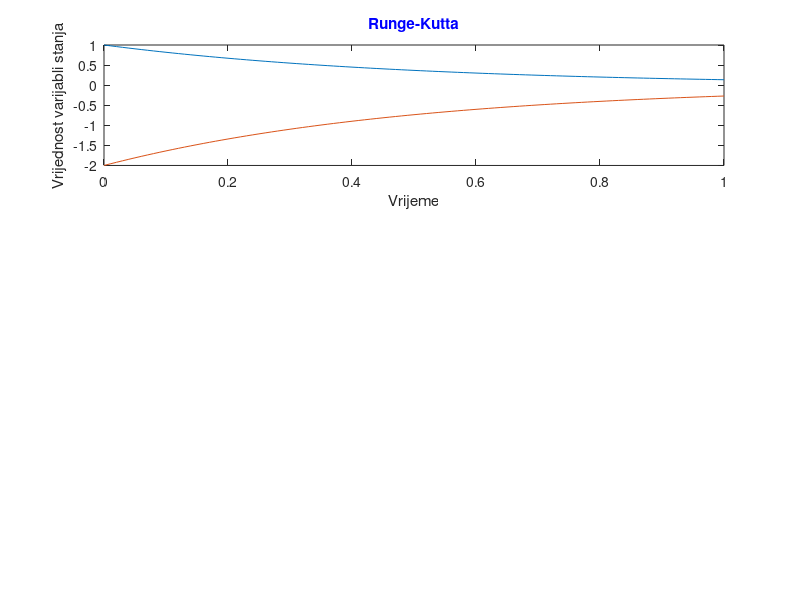

Here is the MATLAB script that generated this plot:
y=[1 0.980198673333333 0.960789439204427 0.941764533660856 0.923116346486757 0.904837418158633 0.88692043686145 0.869358235563814 0.852143789151058 0.835270211615107 0.81873075329998 0.802518798201841 0.786627861322506 0.771051586075358 0.755783741742628 0.740818220983026 0.726149037388723 0.711770323090703 0.697676326411545 0.68386140956467 0.670320046399153 0.657046820189188 0.644036421467328 0.631283645900622 0.618783392208819 0.606530660123784 0.594520548389324 0.582748252800622 0.571209064282487 0.559898367005669 0.548811636540456 0.537944438046851 0.527292424500569 0.516851334954174 0.506616992832644 0.49658530426268 0.486752256435109 0.4771139159997 0.467666427491778 0.45840601178998 0.449328964604563 0.440431654995633 0.431710523920724 0.423162082811131 0.414782912176441 0.406569660236684 0.398519041581582 0.390627835856338 0.382892886473454 0.37531109935005 0.367879441670194 0.360594940671731 0.353454682457143 0.346455810827946 0.339595526142177 0.332871084194497 0.326279795118475 0.319819022310601 0.313486181375614 0.30727873909271 0.301194212402214 0.295230167412328 0.289384218425542 0.28365402698432 0.278037300935688 0.272531793514342 0.267135302443912 0.261845669056021 0.256660777426791 0.251578553530443 0.246596964409659 0.241714017362375 0.23692775914467 0.232236275189445 0.227637688840569 0.223130160602192 0.218711887402922 0.214381101874574 0.210136071645195 0.205975098646099 0.201896518432608 0.197898699518262 0.193980042722192 0.190138980529436 0.186373976463906 0.182683524473778 0.179066148329055 0.175520401031049 0.172044864233569 0.168638147675558 0.165298888624973 0.162025751333673 0.158817426503103 0.155672630760555 0.152590106145806 0.149568619607912 0.146606962511973 0.143703950155666 0.140858421295343 0.138069237681523 0.135335283603574 ;-2 -1.96039734666667 -1.92157887840885 -1.88352906732171 -1.84623269297351 -1.80967483631727 -1.7738408737229 -1.73871647112763 -1.70428757830212 -1.67054042323021 -1.63746150659996 -1.60503759640368 -1.57325572264501 -1.54210317215072 -1.51156748348526 -1.48163644196605 -1.45229807477745 -1.42354064618141 -1.39535265282309 -1.36772281912934 -1.34064009279831 -1.31409364037838 -1.28807284293466 -1.26256729180124 -1.23756678441764 -1.21306132024757 -1.18904109677865 -1.16549650560124 -1.14241812856497 -1.11979673401134 -1.09762327308091 -1.0758888760937 -1.05458484900114 -1.03370266990835 -1.01323398566529 -0.993170608525361 -0.973504512870218 -0.9542278319994 -0.935332854983555 -0.91681202357996 -0.898657929209125 -0.880863309991265 -0.863421047841447 -0.846324165622263 -0.829565824352882 -0.813139320473368 -0.797038083163164 -0.781255671712676 -0.765785772946907 -0.7506221987001 -0.735758883340388 -0.721189881343463 -0.706909364914286 -0.692911621655892 -0.679191052284354 -0.665742168388995 -0.652559590236949 -0.639638044621201 -0.626972362751229 -0.61455747818542 -0.602388424804428 -0.590460334824656 -0.578768436851084 -0.56730805396864 -0.556074601871376 -0.545063587028684 -0.534270604887824 -0.523691338112042 -0.513321554853582 -0.503157107060885 -0.493193928819317 -0.483428034724749 -0.47385551828934 -0.46447255037889 -0.455275377681138 -0.446260321204384 -0.437423774805844 -0.428762203749147 -0.42027214329039 -0.411950197292197 -0.403793036865217 -0.395797399036523 -0.387960085444384 -0.380277961058872 -0.372747952927811 -0.365367048947556 -0.35813229665811 -0.351040802062099 -0.344089728467139 -0.337276295351116 -0.330597777249946 -0.324051502667345 -0.317634853006205 -0.311345261521111 -0.305180212291612 -0.299137239215823 -0.293213925023946 -0.287407900311332 -0.281716842590686 -0.276138475363046 -0.270670567207147 ];
t=[0  0.01  0.02  0.03  0.04  0.05  0.06  0.07  0.08  0.09  0.1  0.11  0.12  0.13  0.14  0.15  0.16  0.17  0.18  0.19  0.2  0.21  0.22  0.23  0.24  0.25  0.26  0.27  0.28  0.29  0.3  0.31  0.32  0.33  0.34  0.35  0.36  0.37  0.38  0.39  0.4  0.41  0.42  0.43  0.44  0.45  0.46  0.47  0.48  0.49  0.5  0.51  0.52  0.53  0.54  0.55  0.56  0.57  0.58  0.59  0.6  0.61  0.62  0.63  0.64  0.65  0.66  0.67  0.68  0.69  0.7  0.71  0.72  0.73  0.74  0.75  0.76  0.77  0.78  0.79  0.8  0.81  0.82  0.83  0.84  0.85  0.86  0.87  0.88  0.89  0.9  0.91  0.92  0.93  0.94  0.95  0.96  0.97  0.98  0.99  1 ];

subplot(3,1,1), plot (t,y); 
 xlabel('Vrijeme'); 
 ylabel('Vrijednost varijabli stanja'); title ('Runge-Kutta', 'FontWeight','bold', 'Color','blue'); axis([0 1 min(min(y)) max(max(y))])
